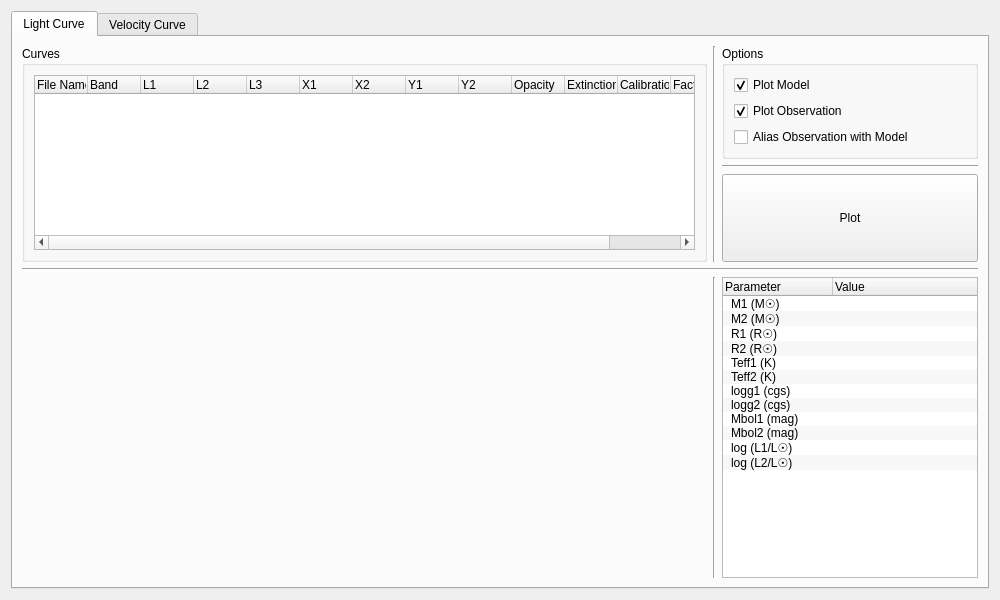
<?xml version="1.0" encoding="UTF-8"?>
<ui version="4.0">
 <class>SyntheticCurveWidget</class>
 <widget class="QWidget" name="SyntheticCurveWidget">
  <property name="geometry">
   <rect>
    <x>0</x>
    <y>0</y>
    <width>1000</width>
    <height>600</height>
   </rect>
  </property>
  <property name="windowTitle">
   <string>Plot Synthetic Curves</string>
  </property>
  <layout class="QGridLayout" name="gridLayout_4">
   <item row="0" column="0">
    <widget class="QTabWidget" name="tabWidget">
     <property name="currentIndex">
      <number>0</number>
     </property>
     <widget class="QWidget" name="tab">
      <attribute name="title">
       <string>Light Curve</string>
      </attribute>
      <layout class="QGridLayout" name="gridLayout_2">
       <item row="0" column="2" colspan="2">
        <widget class="QGroupBox" name="groupBox_3">
         <property name="title">
          <string>Options</string>
         </property>
         <layout class="QVBoxLayout" name="verticalLayout_2">
          <item>
           <widget class="QCheckBox" name="light_plotmodel_chk">
            <property name="toolTip">
             <string>Compute and plot synthetic curve</string>
            </property>
            <property name="text">
             <string>Plot Model</string>
            </property>
            <property name="checked">
             <bool>true</bool>
            </property>
           </widget>
          </item>
          <item>
           <widget class="QCheckBox" name="light_plotobs_chk">
            <property name="toolTip">
             <string>Include observation in plot</string>
            </property>
            <property name="text">
             <string>Plot Observation</string>
            </property>
            <property name="checked">
             <bool>true</bool>
            </property>
           </widget>
          </item>
          <item>
           <widget class="QCheckBox" name="light_alias_chk">
            <property name="toolTip">
             <string>&lt;html&gt;&lt;head/&gt;&lt;body&gt;&lt;p&gt;If working with phase and output is set as phase, observations will be folded or cut to make observations fit into model boundaries.&lt;/p&gt;&lt;p&gt;If working with phase and output is set to JD, observations will be converted to JD and then folded or cut regarding to model boundaries.&lt;/p&gt;&lt;p&gt;If working with JD and output is set as phase, observations will be converted to phases and then folded or cut regarding to model boundaries.&lt;/p&gt;&lt;p&gt;If working with HJD and input is in HJD, nothing will be done.&lt;/p&gt;&lt;/body&gt;&lt;/html&gt;</string>
            </property>
            <property name="text">
             <string>Alias Observation with Model</string>
            </property>
           </widget>
          </item>
         </layout>
        </widget>
       </item>
       <item row="0" column="0" rowspan="3">
        <widget class="QGroupBox" name="groupBox_4">
         <property name="title">
          <string>Curves</string>
         </property>
         <layout class="QGridLayout" name="gridLayout">
          <item row="0" column="0">
           <widget class="QTreeWidget" name="light_treewidget">
            <property name="sizePolicy">
             <sizepolicy hsizetype="Expanding" vsizetype="Expanding">
              <horstretch>0</horstretch>
              <verstretch>0</verstretch>
             </sizepolicy>
            </property>
            <property name="maximumSize">
             <size>
              <width>16777215</width>
              <height>175</height>
             </size>
            </property>
            <property name="alternatingRowColors">
             <bool>true</bool>
            </property>
            <property name="selectionMode">
             <enum>QAbstractItemView::SingleSelection</enum>
            </property>
            <attribute name="headerDefaultSectionSize">
             <number>53</number>
            </attribute>
            <attribute name="headerMinimumSectionSize">
             <number>30</number>
            </attribute>
            <attribute name="headerStretchLastSection">
             <bool>true</bool>
            </attribute>
            <column>
             <property name="text">
              <string>File Name</string>
             </property>
            </column>
            <column>
             <property name="text">
              <string>Band</string>
             </property>
            </column>
            <column>
             <property name="text">
              <string>L1</string>
             </property>
            </column>
            <column>
             <property name="text">
              <string>L2</string>
             </property>
            </column>
            <column>
             <property name="text">
              <string>L3</string>
             </property>
            </column>
            <column>
             <property name="text">
              <string>X1</string>
             </property>
            </column>
            <column>
             <property name="text">
              <string>X2</string>
             </property>
            </column>
            <column>
             <property name="text">
              <string>Y1</string>
             </property>
            </column>
            <column>
             <property name="text">
              <string>Y2</string>
             </property>
            </column>
            <column>
             <property name="text">
              <string>Opacity</string>
             </property>
            </column>
            <column>
             <property name="text">
              <string>Extinction</string>
             </property>
            </column>
            <column>
             <property name="text">
              <string>Calibration</string>
             </property>
            </column>
            <column>
             <property name="text">
              <string>Factor</string>
             </property>
            </column>
            <column>
             <property name="text">
              <string>Zero</string>
             </property>
            </column>
           </widget>
          </item>
         </layout>
        </widget>
       </item>
       <item row="2" column="2" colspan="2">
        <widget class="QPushButton" name="light_plot_btn">
         <property name="sizePolicy">
          <sizepolicy hsizetype="Minimum" vsizetype="Preferred">
           <horstretch>0</horstretch>
           <verstretch>0</verstretch>
          </sizepolicy>
         </property>
         <property name="text">
          <string>Plot</string>
         </property>
        </widget>
       </item>
       <item row="3" column="0" colspan="4">
        <widget class="Line" name="line_3">
         <property name="orientation">
          <enum>Qt::Horizontal</enum>
         </property>
        </widget>
       </item>
       <item row="4" column="0">
        <widget class="QWidget" name="light_plot_widget" native="true">
         <property name="sizePolicy">
          <sizepolicy hsizetype="Preferred" vsizetype="Expanding">
           <horstretch>0</horstretch>
           <verstretch>0</verstretch>
          </sizepolicy>
         </property>
         <property name="minimumSize">
          <size>
           <width>500</width>
           <height>300</height>
          </size>
         </property>
        </widget>
       </item>
       <item row="4" column="1">
        <widget class="Line" name="line_6">
         <property name="orientation">
          <enum>Qt::Vertical</enum>
         </property>
        </widget>
       </item>
       <item row="4" column="2" colspan="2">
        <widget class="QTreeWidget" name="light_treewidget_2">
         <property name="sizePolicy">
          <sizepolicy hsizetype="Preferred" vsizetype="Preferred">
           <horstretch>0</horstretch>
           <verstretch>0</verstretch>
          </sizepolicy>
         </property>
         <property name="minimumSize">
          <size>
           <width>256</width>
           <height>0</height>
          </size>
         </property>
         <property name="maximumSize">
          <size>
           <width>16777215</width>
           <height>16777215</height>
          </size>
         </property>
         <property name="sizeAdjustPolicy">
          <enum>QAbstractScrollArea::AdjustIgnored</enum>
         </property>
         <property name="defaultDropAction">
          <enum>Qt::IgnoreAction</enum>
         </property>
         <property name="alternatingRowColors">
          <bool>true</bool>
         </property>
         <property name="selectionMode">
          <enum>QAbstractItemView::ExtendedSelection</enum>
         </property>
         <property name="selectionBehavior">
          <enum>QAbstractItemView::SelectItems</enum>
         </property>
         <property name="indentation">
          <number>5</number>
         </property>
         <property name="itemsExpandable">
          <bool>true</bool>
         </property>
         <property name="allColumnsShowFocus">
          <bool>false</bool>
         </property>
         <property name="headerHidden">
          <bool>false</bool>
         </property>
         <attribute name="headerCascadingSectionResizes">
          <bool>false</bool>
         </attribute>
         <attribute name="headerDefaultSectionSize">
          <number>110</number>
         </attribute>
         <attribute name="headerHighlightSections">
          <bool>false</bool>
         </attribute>
         <attribute name="headerMinimumSectionSize">
          <number>30</number>
         </attribute>
         <attribute name="headerStretchLastSection">
          <bool>true</bool>
         </attribute>
         <column>
          <property name="text">
           <string>Parameter</string>
          </property>
         </column>
         <column>
          <property name="text">
           <string>Value</string>
          </property>
         </column>
         <item>
          <property name="text">
           <string>M1 (M☉)</string>
          </property>
         </item>
         <item>
          <property name="text">
           <string>M2 (M☉)</string>
          </property>
         </item>
         <item>
          <property name="text">
           <string>R1 (R☉)</string>
          </property>
         </item>
         <item>
          <property name="text">
           <string>R2 (R☉)</string>
          </property>
         </item>
         <item>
          <property name="text">
           <string>Teff1 (K)</string>
          </property>
         </item>
         <item>
          <property name="text">
           <string>Teff2 (K)</string>
          </property>
         </item>
         <item>
          <property name="text">
           <string>logg1 (cgs)</string>
          </property>
         </item>
         <item>
          <property name="text">
           <string>logg2 (cgs)</string>
          </property>
         </item>
         <item>
          <property name="text">
           <string>Mbol1 (mag)</string>
          </property>
         </item>
         <item>
          <property name="text">
           <string>Mbol2 (mag)</string>
          </property>
         </item>
         <item>
          <property name="text">
           <string>log (L1/L☉)</string>
          </property>
         </item>
         <item>
          <property name="text">
           <string>log (L2/L☉)</string>
          </property>
         </item>
        </widget>
       </item>
       <item row="1" column="2" colspan="2">
        <widget class="Line" name="line_2">
         <property name="orientation">
          <enum>Qt::Horizontal</enum>
         </property>
        </widget>
       </item>
       <item row="0" column="1" rowspan="3">
        <widget class="Line" name="line">
         <property name="orientation">
          <enum>Qt::Vertical</enum>
         </property>
        </widget>
       </item>
      </layout>
     </widget>
     <widget class="QWidget" name="tab_2">
      <attribute name="title">
       <string>Velocity Curve</string>
      </attribute>
      <layout class="QGridLayout" name="gridLayout_6">
       <item row="0" column="2" rowspan="5">
        <widget class="Line" name="line_4">
         <property name="orientation">
          <enum>Qt::Vertical</enum>
         </property>
        </widget>
       </item>
       <item row="0" column="3" rowspan="5">
        <widget class="QWidget" name="vel_plot_widget" native="true">
         <property name="sizePolicy">
          <sizepolicy hsizetype="Expanding" vsizetype="Expanding">
           <horstretch>0</horstretch>
           <verstretch>0</verstretch>
          </sizepolicy>
         </property>
        </widget>
       </item>
       <item row="1" column="0" colspan="2">
        <widget class="QGroupBox" name="groupBox_2">
         <property name="title">
          <string>Options</string>
         </property>
         <layout class="QVBoxLayout" name="verticalLayout">
          <item>
           <widget class="QCheckBox" name="vel_plotmodel_chk">
            <property name="toolTip">
             <string>Compute and plot synthetic curve</string>
            </property>
            <property name="text">
             <string>Plot Model</string>
            </property>
            <property name="checked">
             <bool>true</bool>
            </property>
           </widget>
          </item>
          <item>
           <widget class="QCheckBox" name="vel_plotobs_chk">
            <property name="toolTip">
             <string>Include observation in plot</string>
            </property>
            <property name="text">
             <string>Plot Observation</string>
            </property>
            <property name="checked">
             <bool>true</bool>
            </property>
           </widget>
          </item>
          <item>
           <widget class="QCheckBox" name="vel_alias_chk">
            <property name="toolTip">
             <string>&lt;html&gt;&lt;head/&gt;&lt;body&gt;&lt;p&gt;If working with phase and output is set as phase, observations will be folded or cut to make observations fit into model boundaries.&lt;/p&gt;&lt;p&gt;If working with phase and output is set to JD, observations will be converted to JD and then folded or cut regarding to model boundaries.&lt;/p&gt;&lt;p&gt;If working with JD and output is set as phase, observations will be converted to phases and then folded or cut regarding to model boundaries.&lt;/p&gt;&lt;p&gt;If working with HJD and input is in HJD, nothing will be done.&lt;/p&gt;&lt;/body&gt;&lt;/html&gt;</string>
            </property>
            <property name="text">
             <string>Alias Observation with Model</string>
            </property>
           </widget>
          </item>
         </layout>
        </widget>
       </item>
       <item row="2" column="0" colspan="2">
        <widget class="Line" name="line_5">
         <property name="orientation">
          <enum>Qt::Horizontal</enum>
         </property>
        </widget>
       </item>
       <item row="3" column="0" colspan="2">
        <widget class="QPushButton" name="vel_plot_btn">
         <property name="sizePolicy">
          <sizepolicy hsizetype="Preferred" vsizetype="Minimum">
           <horstretch>0</horstretch>
           <verstretch>0</verstretch>
          </sizepolicy>
         </property>
         <property name="toolTip">
          <string>Plot selected item</string>
         </property>
         <property name="text">
          <string>Plot</string>
         </property>
        </widget>
       </item>
       <item row="4" column="0" colspan="2">
        <spacer name="verticalSpacer">
         <property name="orientation">
          <enum>Qt::Vertical</enum>
         </property>
         <property name="sizeHint" stdset="0">
          <size>
           <width>20</width>
           <height>40</height>
          </size>
         </property>
        </spacer>
       </item>
       <item row="0" column="0" colspan="2">
        <widget class="QGroupBox" name="groupBox">
         <property name="title">
          <string>Curves</string>
         </property>
         <layout class="QGridLayout" name="gridLayout_5">
          <item row="0" column="0">
           <layout class="QGridLayout" name="gridLayout_3">
            <item row="1" column="1">
             <widget class="QLabel" name="vel_pri_label">
              <property name="font">
               <font>
                <pointsize>10</pointsize>
               </font>
              </property>
              <property name="text">
               <string>[Synthetic]</string>
              </property>
             </widget>
            </item>
            <item row="3" column="1">
             <widget class="QLabel" name="vel_sec_label">
              <property name="font">
               <font>
                <pointsize>10</pointsize>
               </font>
              </property>
              <property name="text">
               <string>[Synthetic]</string>
              </property>
             </widget>
            </item>
            <item row="1" column="0">
             <spacer name="horizontalSpacer">
              <property name="orientation">
               <enum>Qt::Horizontal</enum>
              </property>
              <property name="sizeType">
               <enum>QSizePolicy::Maximum</enum>
              </property>
              <property name="sizeHint" stdset="0">
               <size>
                <width>15</width>
                <height>20</height>
               </size>
              </property>
             </spacer>
            </item>
            <item row="0" column="0" colspan="2">
             <widget class="QRadioButton" name="vel_pri_radiobtn">
              <property name="text">
               <string>Primar&amp;y Curve</string>
              </property>
             </widget>
            </item>
            <item row="2" column="0" colspan="2">
             <widget class="QRadioButton" name="vel_sec_radiobtn">
              <property name="text">
               <string>Secondary C&amp;urve</string>
              </property>
             </widget>
            </item>
            <item row="5" column="0" colspan="2">
             <widget class="QRadioButton" name="vel_both_radiobtn">
              <property name="text">
               <string>Both</string>
              </property>
              <property name="checked">
               <bool>true</bool>
              </property>
             </widget>
            </item>
            <item row="4" column="0" colspan="2">
             <widget class="Line" name="line_7">
              <property name="orientation">
               <enum>Qt::Horizontal</enum>
              </property>
             </widget>
            </item>
           </layout>
          </item>
         </layout>
        </widget>
       </item>
      </layout>
     </widget>
    </widget>
   </item>
  </layout>
 </widget>
 <resources/>
 <connections/>
</ui>
